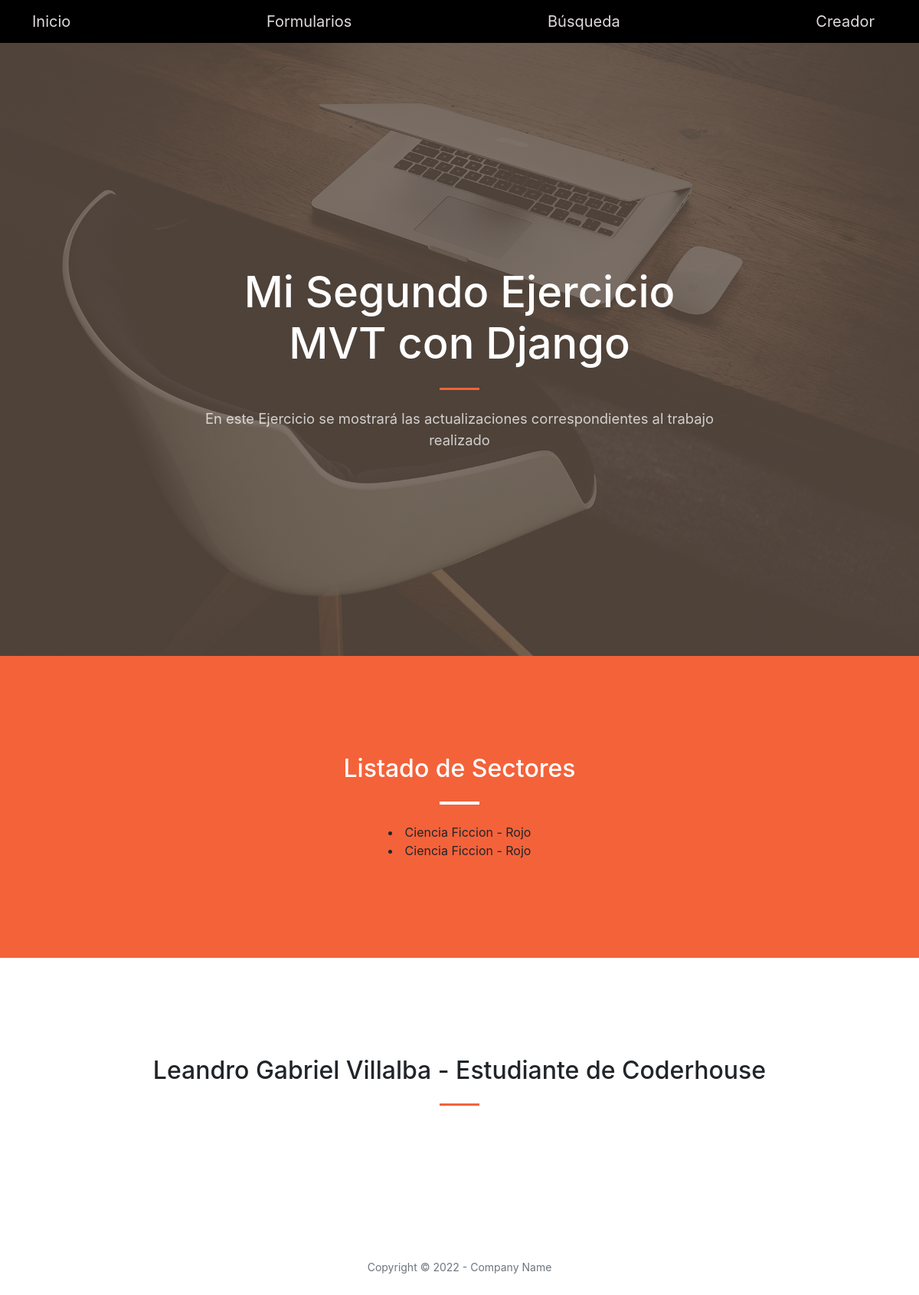
The app's page /app-biblioteca/vista-sectores/ with its own data.
### AppIntermedio/models.py (models this page shows, shortened)
class Sector(models.Model):
    color = models.CharField(max_length=20)
    nombre = models.CharField(max_length=20)
    cupo = models.IntegerField()
    num_sector = models.IntegerField(null=True)

### AppIntermedio/views.py (the view)
# urls.py: path('vista-sectores/', sectores, name='ListadoSectores'),
def sectores(request):
    sector = Sector.objects.all()
    return render(request, 'listado_sectores.html', {'lista_sectores': sector})

### AppIntermedio/templates/listado_sectores.html
{% extends 'padre.html' %}
{% block Biblioteca %}
<section class="page-section bg-primary" id="ListadoLibros">
    <div class="container px-4 px-lg-5">
        <div class="row gx-4 gx-lg-5 justify-content-center">
            <div class="col-lg-8 text-center">
                <h2 class="text-white mt-0">Listado de Sectores</h2>
                <hr class="divider divider-light" />
                {% for sector in lista_sectores %}
                <li>{{sector.nombre}} - {{sector.color}}</li>
                {% endfor %}
            </div>
        </div>
    </div>
</section>
{% endblock Biblioteca %}

### records on screen
Sector: nombre "Ciencia Ficcion", color "Rojo"
Sector: nombre "Ciencia Ficcion", color "Rojo"
